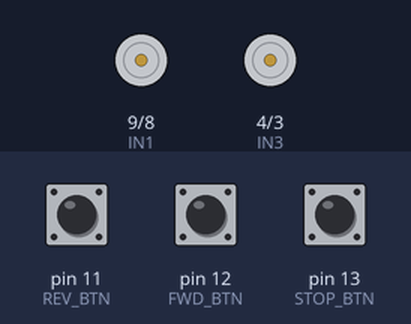
Bench run of a sketch on a simulated Arduino Uno, built with avr-gcc and run on an emulated ATmega328P. Parts: motor-driver pin pairs drawn as motors (green arrow = first pin HIGH = forward, orange = second pin HIGH = backward, longer = more drive, scaled by the enable pin). The test bench sets the inputs (shaded band); at power-on: pin 11 (REV_BTN) HIGH, pin 12 (FWD_BTN) HIGH, pin 13 (STOP_BTN) HIGH.

Above: at 1.2 s.
1.3 s: pin 11 (REV_BTN) pulled LOW for 0.15 s
At 1.6 s:
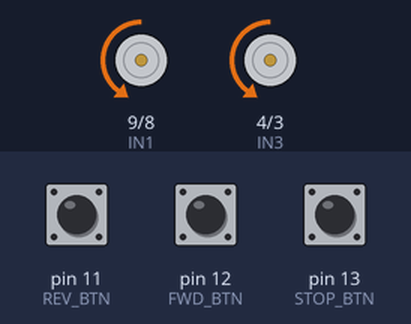
2.9 s: pin 12 (FWD_BTN) pulled LOW for 0.15 s
At 4.0 s:
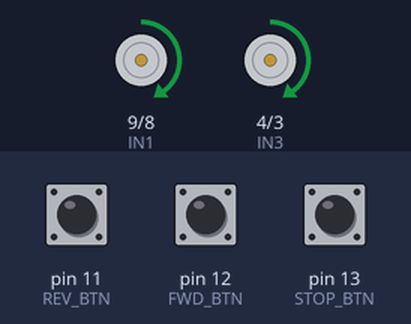
4.5 s: pin 12 (FWD_BTN) pulled LOW for 1 s
At 5.2 s:
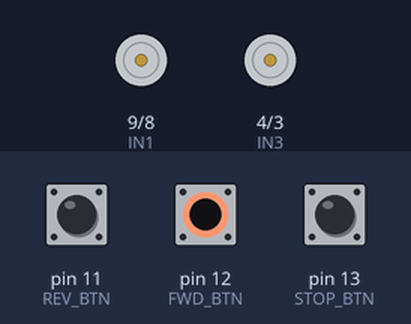
7.0 s: pin 12 (FWD_BTN) pulled LOW for 3.2 s
At 8.3 s:
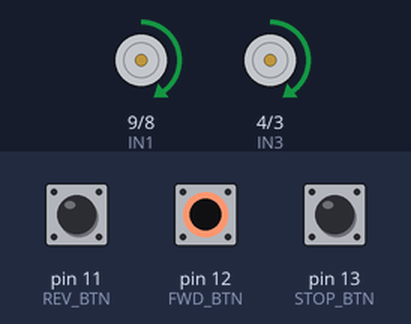
Timing chart, 0 to 10.0 s (numbered marks = the images above; inputs shaded):
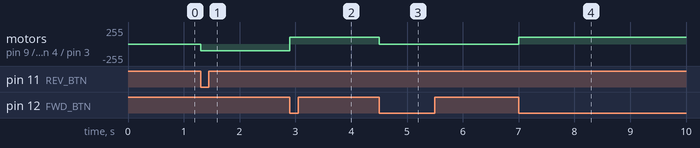

Measured:
- after the input at 1.3 s, motor on pin 9 (IN1) / pin 8 (IN2), motor on pin 4 (IN3) / pin 3 (IN4): stopped → backward 100/255 at once
- after the input at 2.9 s, motor on pin 9 (IN1) / pin 8 (IN2), motor on pin 4 (IN3) / pin 3 (IN4): backward 100/255 → forward 100/255 at once
- after the input at 4.5 s, motor on pin 9 (IN1) / pin 8 (IN2), motor on pin 4 (IN3) / pin 3 (IN4): forward 100/255 → stopped at once
- after the input at 7.0 s, motor on pin 9 (IN1) / pin 8 (IN2), motor on pin 4 (IN3) / pin 3 (IN4): stopped → forward 100/255 at once

The sketch:

rc.ino
```cpp
// Motor 1
#define EN1  10
#define IN1  9
#define IN2  8
// Motor 2
#define EN2  6
#define IN3  4
#define IN4  3
// Buttons
#define FWD_BTN  12
#define REV_BTN  11
#define STOP_BTN 13

bool movingForward = false;
bool movingReverse = false;
bool lastFwdState = HIGH;
bool lastRevState = HIGH;
bool lastStopState = HIGH;

void setup() {
  pinMode(EN1, OUTPUT);
  pinMode(EN2, OUTPUT);
  pinMode(IN1, OUTPUT);
  pinMode(IN2, OUTPUT);
  pinMode(IN3, OUTPUT);
  pinMode(IN4, OUTPUT);
  pinMode(FWD_BTN, INPUT_PULLUP);
  pinMode(REV_BTN, INPUT_PULLUP);
  pinMode(STOP_BTN, INPUT_PULLUP);

  analogWrite(EN1, 100);
  analogWrite(EN2, 100);
}

void stopMotors() {
  digitalWrite(IN1, LOW);
  digitalWrite(IN2, LOW);
  digitalWrite(IN3, LOW);
  digitalWrite(IN4, LOW);
  movingForward = false;
  movingReverse = false;
}

void loop() {
  bool fwdReading = digitalRead(FWD_BTN);
  bool revReading = digitalRead(REV_BTN);
  bool stopReading = digitalRead(STOP_BTN);

  if (lastFwdState == HIGH && fwdReading == LOW) {
    if (movingForward) {
      stopMotors();
    } else {
      movingReverse = false;
      movingForward = true;
      digitalWrite(IN1, HIGH);
      digitalWrite(IN2, LOW);
      digitalWrite(IN3, HIGH);
      digitalWrite(IN4, LOW);
    }
    delay(200);
  }

  if (lastRevState == HIGH && revReading == LOW) {
    if (movingReverse) {
      stopMotors();
    } else {
      movingForward = false;
      movingReverse = true;
      digitalWrite(IN1, LOW);
      digitalWrite(IN2, HIGH);
      digitalWrite(IN3, LOW);
      digitalWrite(IN4, HIGH);
    }
    delay(200);
  }

  if (lastStopState == HIGH && stopReading == LOW) {
    stopMotors();
    delay(200);
  }

  lastFwdState = fwdReading;
  lastRevState = revReading;
  lastStopState = stopReading;
}
```
